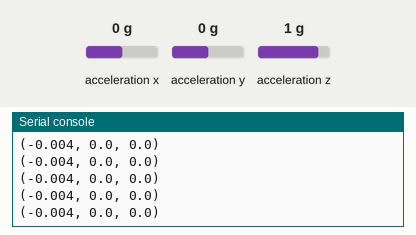
A program run on a simulated Circuit Playground running CircuitPython. On the bench: the last lines printed to the serial console. The inputs (shaded band) are chosen by the test bench; at power-on: acceleration x 0 g, acceleration y 0 g, acceleration z 1 g.

Above: at 1.2 s.
1.3 s: acceleration x set to -1.4 g
At 1.57 s:
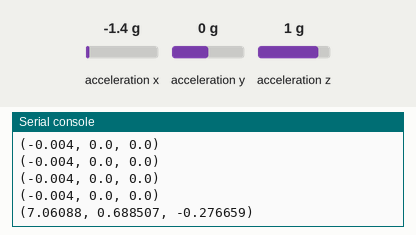
2.8 s: acceleration y set to -1.4 g
At 2.99 s:
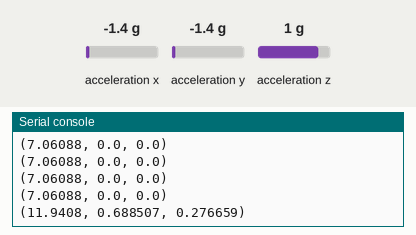
4.3 s: acceleration z set to -1.4 g
At 4.41 s:
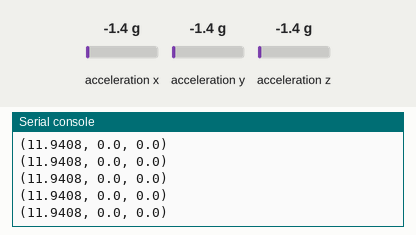
Timing chart, 0 to 7.3 s (numbered marks = the images above; inputs shaded):
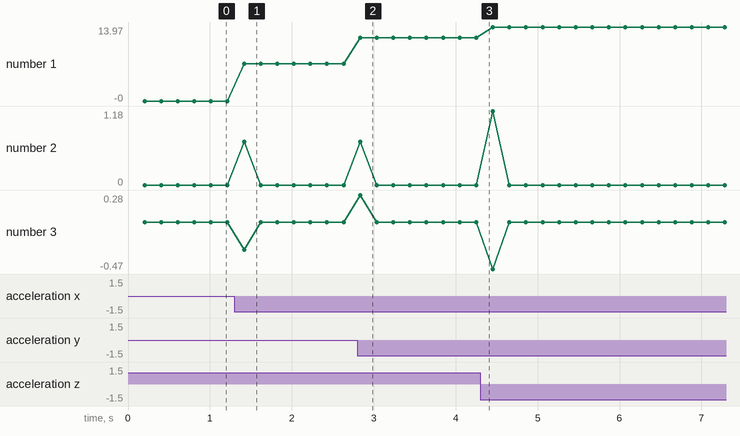

Measured:
- after the input at 1.3 s, the serial console: prints a new line after 0.12 s (image 1)
- after the input at 2.8 s, the serial console: prints a new line at once (image 2)
- plotted number 1: -0 → 7.06 after the input at 1.3 s, 7.06 → 11.94 after the input at 2.8 s, 11.94 → 13.97 after the input at 4.3 s

The program:

Real_Time_Integration.py
```python
import board
from adafruit_circuitplayground import cp
import time
from array import array
import analogio
import digitalio
import math

##['__class__', '__init__', '__module__', '__qualname__', '__dict__',
##'temperature', '_audio_out', '_normalized_rms', 'sound_level', 'loud_sound',
##'play_mp3', '_sample', '_mic', '_samples', 'stop_tone', '_speaker_enable', 'light',
##'detect_taps', '_default_tap_threshold', 'configure_tap', 'tapped', 'acceleration', 'shake',
##'_touch', 'touch_A1', 'touch_A2', 'touch_A3', 'touch_A4', 'touch_A5', 'touch_A6', 'touch_TX',
##'adjust_touch_threshold', 'pixels', 'button_a', 'button_b', 'switch', 'red_led', '_sine_sample',
##'_generate_sample', 'play_tone', 'start_tone', 'play_file', '_a', '_b', '_switch', '_led', '_pixels',
##'_temp', '_light', '_touches', '_touch_threshold_adjustment', '_i2c', '_int1', '_lis3dh', '_sine_wave', '_sine_wave_sample', '_detect_taps']


gearth = 9.81
while True:
    ax1,ay1,az1 = cp.acceleration
    t1 = time.monotonic()
    time.sleep(0.1)
    ax2,ay2,az2 = cp.acceleration
    t2 = time.monotonic()
    vx1 = (ax2-ax1)*(t2-t1)
    vy1 = (ay2-ay1)*(t2-t1)
    vz1 = (az2-az1)*(t2-t1)
    speed1 = math.sqrt(vx1**2+vy1**2+vz1**2)
    ax3,ay3,az3 = cp.acceleration
    t3 = time.monotonic()
    time.sleep(0.1)
    ax4,ay4,az4 = cp.acceleration
    t4 = time.monotonic()
    vx2 = (ax4-ax3)*(t4-t3)
    vy2 = (ay4-ay3)*(t4-t3)
    vz2 = (az4-az3)*(t4-t3)
    speed2 = math.sqrt(vx2**2+vy2**2+vz2**2)
    speed = (speed1+speed2)/2
    pos = (speed2-speed1)*(t4-t1)
    ax,ay,az = cp.acceleration
    ar = math.sqrt(ax**2+ay**2+az**2) - gearth
    print((ar,speed,pos))
```
